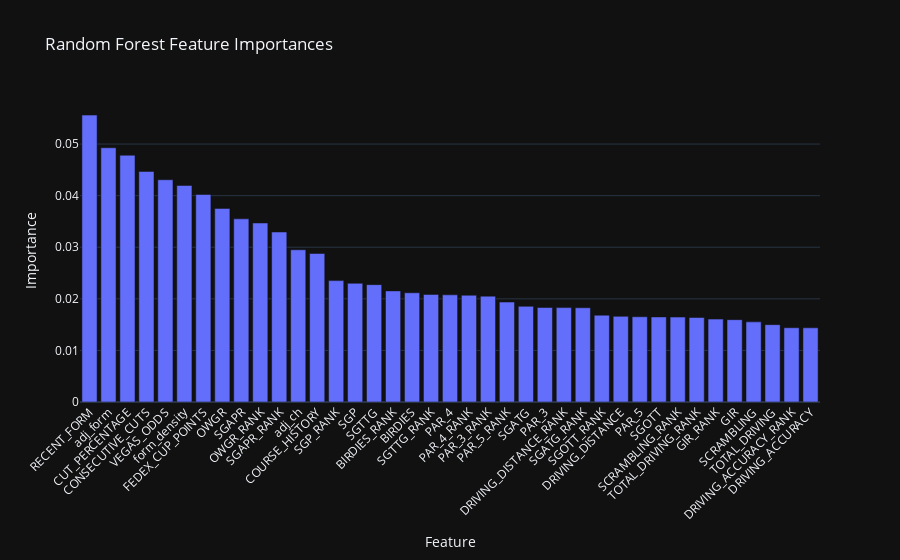

Notebook code cell kept with this figure:
### Markdown cell above
Random Forest Training & Feature Importance

Now we train on all the data (no longer cross-validation folds) and extract the feature importance to see how it compares with linear correlations.

### Code cell
from sklearn.ensemble import RandomForestClassifier
from sklearn.calibration import CalibratedClassifierCV
from sklearn.preprocessing import StandardScaler
from imblearn.pipeline import Pipeline
from imblearn.over_sampling import SMOTE
from imblearn.under_sampling import RandomUnderSampler
import pandas as pd
import plotly.express as px

# === Resample the full dataset ===
over = SMOTE(sampling_strategy=0.5, k_neighbors=3)
under = RandomUnderSampler(sampling_strategy=0.5)
resample_pipeline = Pipeline([("o", over), ("u", under)])
X_all_resampled, y_all_resampled = resample_pipeline.fit_resample(
    training_df[feature_cols], training_df["TOP_20"]
)

# === Standardize ===
scaler = StandardScaler()
X_all_scaled = scaler.fit_transform(X_all_resampled)

# === Train Calibrated Random Forest ===
base_rf = RandomForestClassifier(random_state=42)
final_model = CalibratedClassifierCV(estimator=base_rf, method="sigmoid", cv=5)
final_model.fit(X_all_scaled, y_all_resampled)

# === Aggregate feature importances across all CV folds ===
all_importances = np.array([
    est.estimator.feature_importances_ for est in final_model.calibrated_classifiers_
])
mean_importance = all_importances.mean(axis=0)

importance_df = pd.DataFrame({
    "Feature": feature_cols,
    "Importance": mean_importance
}).sort_values(by="Importance", ascending=False)

# === Plot feature importances ===
fig = px.bar(
    importance_df,
    x="Feature",
    y="Importance",
    title="Random Forest Feature Importances",
    template="plotly_dark"
)
fig.update_layout(xaxis_tickangle=-45)
fig.show()

### Figure 1 — Plotly figure (JSON) as saved in the notebook; plotly's stock layout.template omitted (floating-point values rounded to 4 significant figures)
{"data": [{"hovertemplate": "Feature=%{x}<br>Importance=%{y}<extra></extra>", "legendgroup": "", "marker": {"color": "#636efa", "pattern": {"shape": ""}}, "name": "", "orientation": "v", "showlegend": false, "textposition": "auto", "type": "bar", "x": ["RECENT_FORM", "adj_form", "CUT_PERCENTAGE", "CONSECUTIVE_CUTS", "VEGAS_ODDS", "form_density", "FEDEX_CUP_POINTS", "OWGR", "SGAPR", "OWGR_RANK", "SGAPR_RANK", "adj_ch", "COURSE_HISTORY", "SGP_RANK", "SGP", "SGTTG", "BIRDIES_RANK", "BIRDIES", "SGTTG_RANK", "PAR_4", "PAR_4_RANK", "PAR_3_RANK", "PAR_5_RANK", "SGATG", "PAR_3", "DRIVING_DISTANCE_RANK", "SGATG_RANK", "SGOTT_RANK", "DRIVING_DISTANCE", "PAR_5", "SGOTT", "SCRAMBLING_RANK", "TOTAL_DRIVING_RANK", "GIR_RANK", "GIR", "SCRAMBLING", "TOTAL_DRIVING", "DRIVING_ACCURACY_RANK", "DRIVING_ACCURACY"], "xaxis": "x", "y": [0.05562, 0.04929, 0.04784, 0.0447, 0.04309, 0.04197, 0.04022, 0.03753, 0.0355, 0.0347, 0.03296, 0.0295, 0.02879, 0.02353, 0.02301, 0.02275, 0.02154, 0.02117, 0.02086, 0.02077, 0.0207, 0.02052, 0.01937, 0.01855, 0.01831, 0.0183, 0.01827, 0.01683, 0.0166, 0.01653, 0.01649, 0.01646, 0.01638, 0.01607, 0.01596, 0.01553, 0.015, 0.0144, 0.01438], "yaxis": "y"}], "layout": {"barmode": "relative", "legend": {"tracegroupgap": 0}, "title": {"text": "Random Forest Feature Importances"}, "xaxis": {"anchor": "y", "domain": [0, 1], "tickangle": -45, "title": {"text": "Feature"}}, "yaxis": {"anchor": "x", "domain": [0, 1], "title": {"text": "Importance"}}}}
